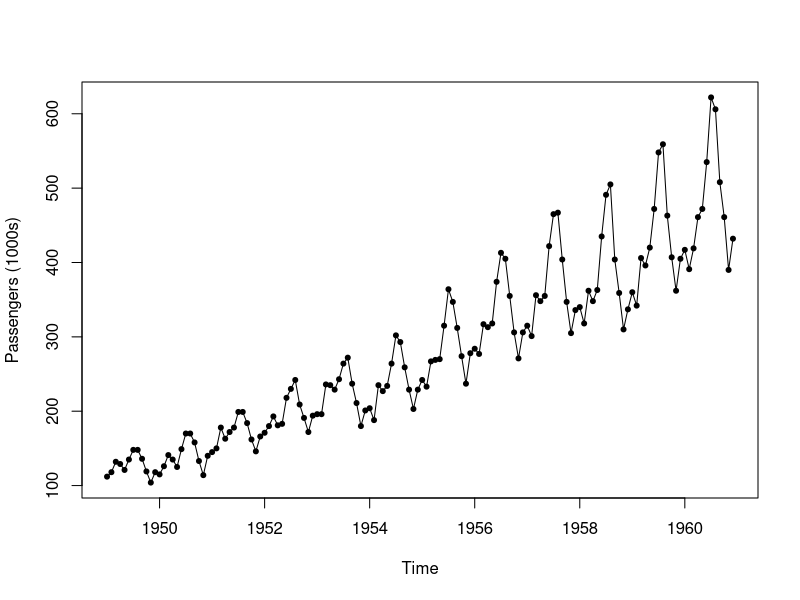
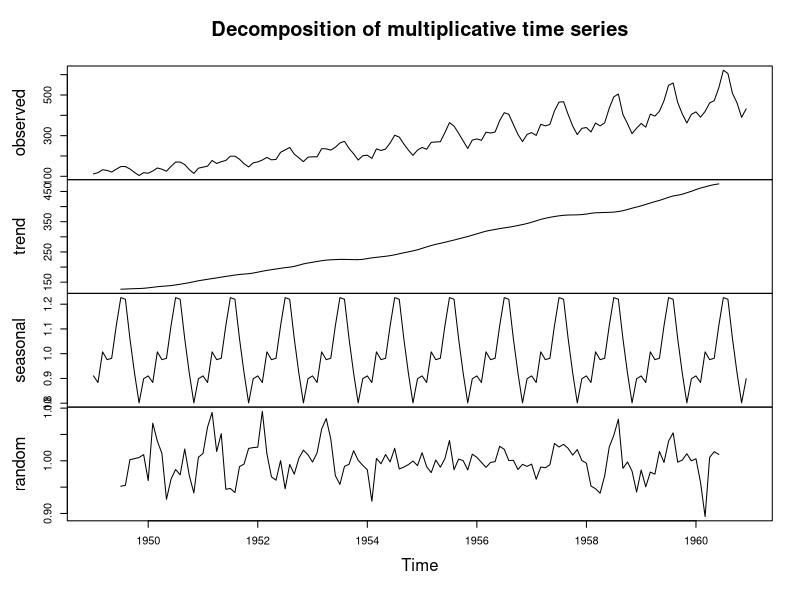
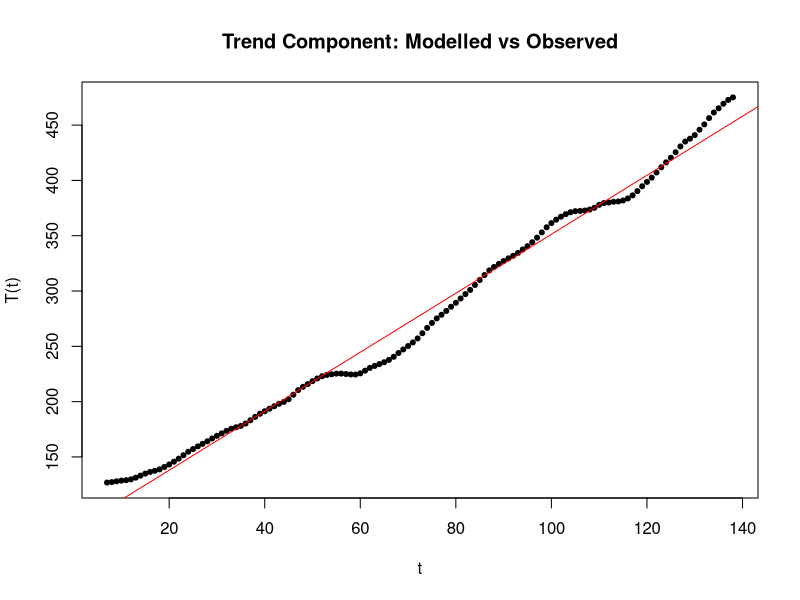
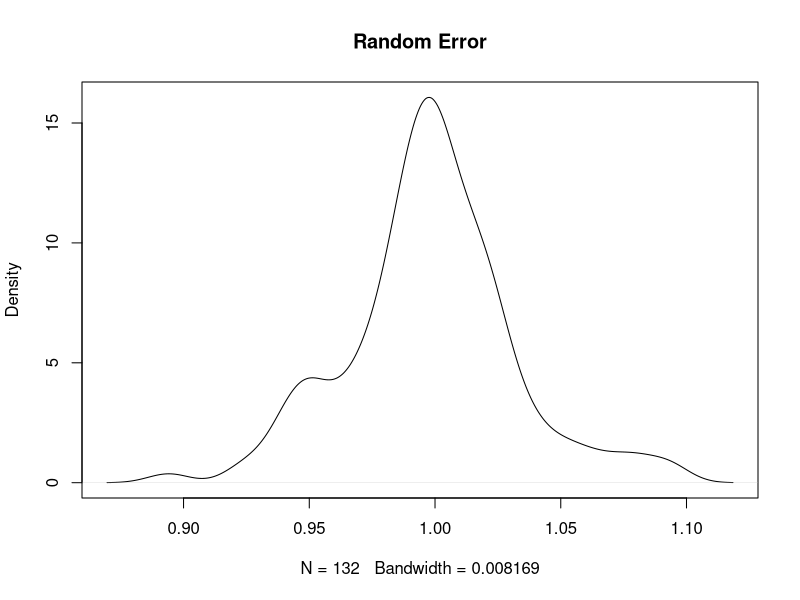
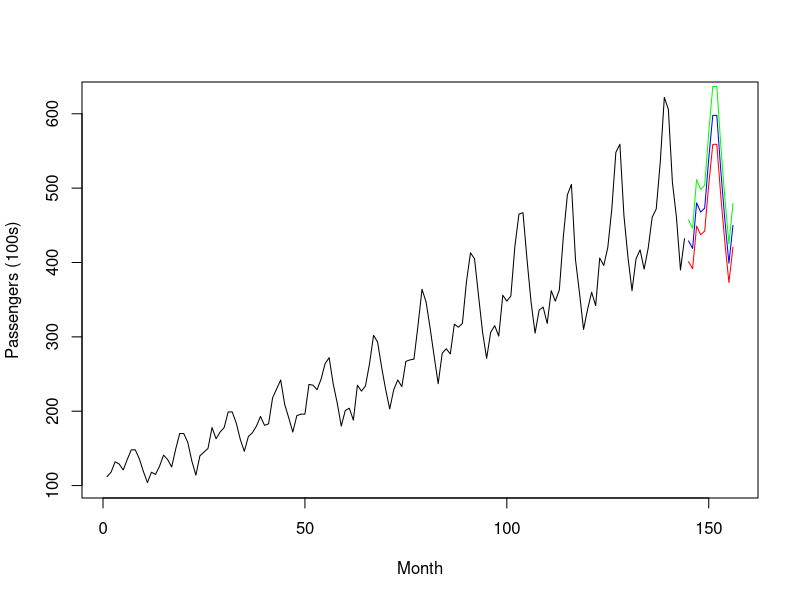
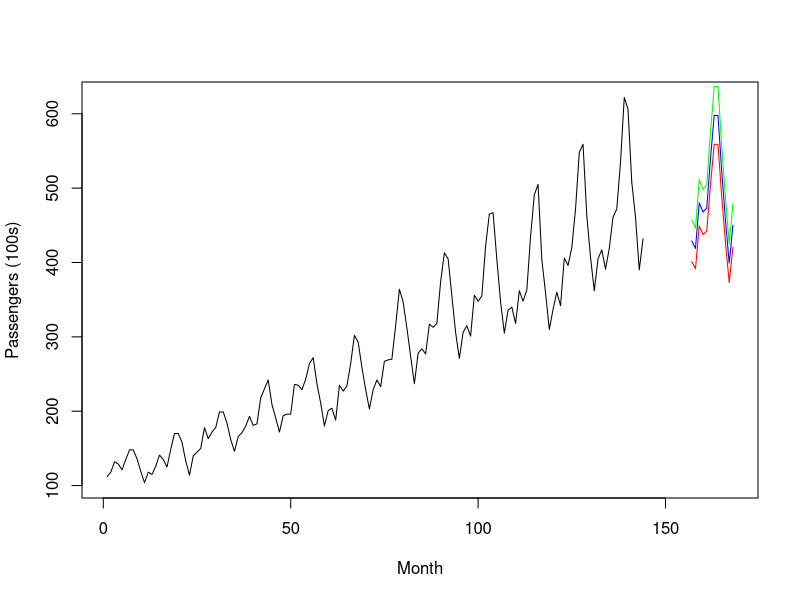

Reproduce these figures in R, in order.
## ---- chunk 1
data("AirPassengers")
AP <- AirPassengers

# TIME SERIES PLOT OF AIRPASSENGERS DATASET
plot(AP, ylab="Passengers (1000s)", type="o", pch =20)

# INFERENCE - Seasonality appears to increase with the general trend suggesting a multiplicative model rather than an additive model.

# DECOMPOSING THE DATA AND PLOT
AP.decompM <- decompose(AP, type = "multiplicative")
plot(AP.decompM)

# MODEL FITTING
# TREND COMPONENT - Inspecting the trend component in the decomposition plot suggests that the relationship is linear, thus fitting a linear model.
t <- seq(1, 144, 1)
modelTrend <- lm(formula = AP.decompM$trend ~ t)
predT <- predict.lm(modelTrend, newdata = data.frame(t))

plot(AP.decompM$trend[7:138] ~ t[7:138], ylab="T(t)", xlab="t",
     type="p", pch=20, main = "Trend Component: Modelled vs Observed")
lines(predT, col="red")

summary(modelTrend)

#Therefore, the relationship between trend and time can be expressed as:
#T(t)=2.667t+84.648T(t)=2.667t+84.648
#And so for 1961 (time 145 to 156 inc.), the trend component (T) is:

Data1961 <- data.frame("T" = 2.667*seq(145, 156, 1) + 84.648, S=rep(0,12), e=rep(0,12),
                       row.names = c("Jan", "Feb", "Mar", "Apr", "May", "Jun", "Jul", "Aug", "Sep", "Oct", "Nov", "Dec"))
Data1961

# And so for 1962 (time 157 to 168 inc.), the trend component (T) is:
Data1962 <- data.frame("T" = 2.667*seq(157, 168, 1) + 84.648, S=rep(0,12), e=rep(0,12),
                       row.names = c("Jan", "Feb", "Mar", "Apr", "May", "Jun", "Jul", "Aug", "Sep", "Oct", "Nov", "Dec"))
Data1962

#SEASONAL COMPONENT -Inspecting the seasonal (S) component of the decomposition reveals:

AP.decompM$seasonal

#Thus the seasonal (S) component to the new 1961 and 1962 dataset is:

Data1961$S <- unique(AP.decompM$seasonal)
Data1961

Data1962$S <- unique(AP.decompM$seasonal)
Data1962

#Random Error Component
#Ploting the density estimation of the random error (e) component of the decomposition shows an approximate normal distribution:

plot(density(AP.decompM$random[7:138]),
             main="Random Error") #Values 1:6 & 139:44 are NA

#Bootstrapping the mean statistic of the random error would produce an accurate approximation of the population mean of the randon error. However, I believe this is too costly for the reward it gives and thus I shall assume the population mean of the random error is:

mean(AP.decompM$random[7:138])
## [1] 0.9982357
#which is 1.

#Thus the decomposed dataset for 1961 and 1962 is:

Data1961$e <- 1
Data1961

Data1962$e <- 1
Data1962

#Predictions (1961)
#For my 1961 3-point estimates for each month, I assume that all variation is due to the random error (for simplicity) and so taking the standard deviation of the random error distribution gives:

sd_error <- sd(AP.decompM$random[7:138])
sd_error

#And so the 3-point esitmates (Realistic, Optimistic, Pessimistic) for the predictions is simply the expected prediction (T???S???eT???S???e), and 95% CI interval either way using the standard deviation of the random error (95% CI = 1.95???sd1.95???sd).

Data1961$R <- Data1961$T * Data1961$S * Data1961$e                  #Realistic Estimation
Data1961$O <- Data1961$T * Data1961$S * (Data1961$e+1.95*sd_error)  #Optimistic Estimation
Data1961$P <- Data1961$T * Data1961$S * (Data1961$e-1.95*sd_error)  #Pessimistic Estimation
Data1961

#Graphically:

xr = c(1,156)
plot(AP.decompM$x, xlim=xr, ylab = "Passengers (100s)", xlab = "Month")
lines(data.frame(AP.decompM$x))
lines(Data1961$R, x=seq(145,156,1), col="blue")
lines(Data1961$O, x=seq(145,156,1), col="green")
lines(Data1961$P, x=seq(145,156,1), col="red")

#Predictions (1962)
#For my 1962 3-point estimates for each month, I assume that all variation is due to the random error (for simplicity) and so taking the standard deviation of the random error distribution gives:

sd_error <- sd(AP.decompM$random[7:138])
sd_error

#And so the 3-point esitmates (Realistic, Optimistic, Pessimistic) for the predictions is simply the expected prediction (T???S???eT???S???e), and 95% CI interval either way using the standard deviation of the random error (95% CI = 1.95???sd1.95???sd).

Data1962$R <- Data1962$T * Data1962$S * Data1962$e                  #Realistic Estimation
Data1962$O <- Data1962$T * Data1962$S * (Data1962$e+1.95*sd_error)  #Optimistic Estimation
Data1962$P <- Data1962$T * Data1962$S * (Data1962$e-1.95*sd_error)  #Pessimistic Estimation
Data1962

#Graphically:

xr = c(1,168)
plot(AP.decompM$x, xlim=xr, ylab = "Passengers (100s)", xlab = "Month")
lines(data.frame(AP.decompM$x))
lines(Data1961$R, x=seq(157,168,1), col="blue")
lines(Data1961$O, x=seq(157,168,1), col="green")
lines(Data1961$P, x=seq(157,168,1), col="red")
